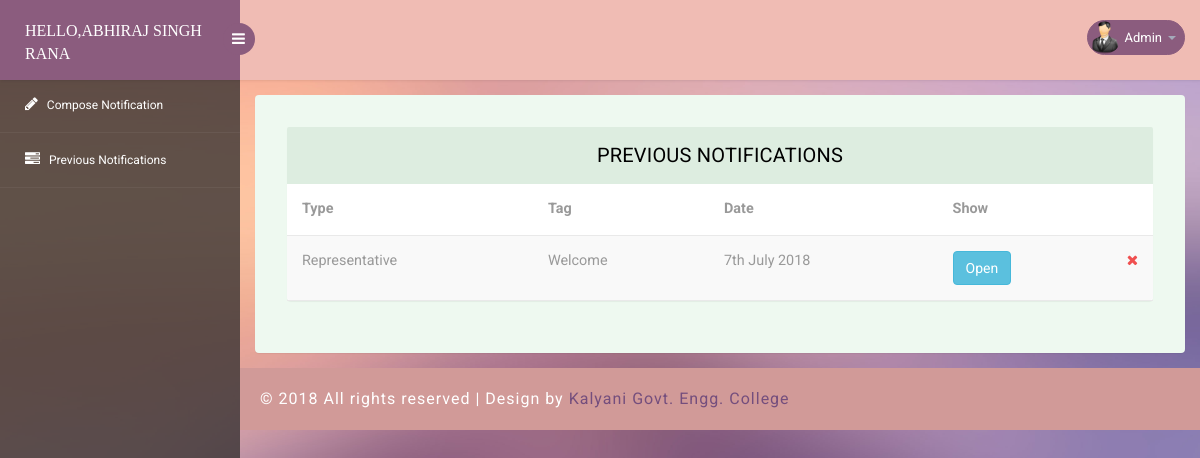
Screenshot of /admin/show_notification.php (signed in) with the database file from the repository.
### tables this page shows
CREATE TABLE IF NOT EXISTS `notice` (
  `id` int(100) NOT NULL AUTO_INCREMENT,
  `type` varchar(100) NOT NULL,
  `tag` longtext NOT NULL,
  `date` varchar(100) NOT NULL,
  `content` longtext NOT NULL,
  `dept` varchar(100) NOT NULL,
  `dept1` varchar(100) NOT NULL,
  `time` timestamp(6) NOT NULL DEFAULT CURRENT_TIMESTAMP(6),
  PRIMARY KEY (`id`)
);

### admin/show_notification.php (the view, shortened to what this page needs)
<?php
if(isset($_SESSION['var']))
{
    $dept=$_SESSION['var'];
}
else{
    echo ("<script LANGUAGE='JavaScript'>
    window.alert('Session Expired!');
    window.location='index.php';
    </script>");
}
include('../php/connection.php');
$query="SELECT * FROM `admin` WHERE dept='$dept'";
$res=mysqli_query($conn,$query);
$row=mysqli_fetch_array($res);
$query2="SELECT * FROM `notice` WHERE dept='$dept' ORDER BY id DESC";
$res2=mysqli_query($conn,$query2);
?>
<!DOCTYPE html>
<head>
<link rel="stylesheet" href="css/bootstrap.min.css" >
<link href="css/style.css" rel='stylesheet' type='text/css' />
<link href="css/style-responsive.css" rel="stylesheet"/>
<link rel="stylesheet" href="css/font.css" type="text/css"/>
<link href="css/font-awesome.css" rel="stylesheet">
</head>
<body>
<section id="container">
<header class="header fixed-top clearfix">
<div class="brand">
    <a href="#" class="logo">
        Hello,<?php echo $row['name']; ?>
    </a>
    <div class="sidebar-toggle-box">
        <div class="fa fa-bars"></div>
    </div>
</div>
<div class="top-nav clearfix">
    <ul class="nav pull-right top-menu">
        <li class="dropdown">
            <a data-toggle="dropdown" class="dropdown-toggle" href="#">
                <img alt="" src="images/2.png">
                <span class="username">Admin</span>
                <b class="caret"></b>
            </a>
        </li>
    </ul>
</div>
</header>
<aside>
    <div id="sidebar" class="nav-collapse">
        <div class="leftside-navigation">
            <ul class="sidebar-menu" id="nav-accordion">
                <li>
                    <a href="create_notification.php">
                        <i class="fa fa-pencil"></i>
                        <span>Compose Notification</span>
                    </a>
                </li>
                <li>
                    <a href="show_notification.php">
                        <i class="fa fa-tasks"></i>
                        <span>Previous Notifications</span>
                    </a>
                </li>
                           </ul>            </div>
    </div>
</aside>
<section id="main-content">
	<section class="wrapper">
		<div class="table-agile-info">
  <div class="panel panel-default">
    <div class="panel-heading">
      Previous Notifications
    </div>
    <div class="table-responsive">
      <table class="table table-striped b-t b-light">
        <thead>
          <tr>
            <th>Type</th>
            <th>Tag</th>
            <th>Date</th>
            <th>Show</th>
            <th style="width:30px;"></th>
          </tr>
        </thead>
        <tbody>
             <?php
            while($row2=mysqli_fetch_array($res2))
            {
            ?>
          <tr>
            <td><?php echo $row2['type']; ?></td>
            <td><span class="text-ellipsis"><?php echo $row2['tag']; ?></span></td>
            <td><span class="text-ellipsis"><?php echo $row2['date']; ?></span></td>
            <td>
                 <a href="representative_notice.php?id=<?php echo $row2['id'];  ?>" ><button type="button" class="btn btn-info">Open</button></a>
            </td>
            <td>
              <a href="../php/delete_notification.php?id=<?php echo $row2['id'];  ?>" class="active" ui-toggle-class=""><i class="fa fa-times text-danger text"></i></a>
            </td>
          </tr>
      <?php } ?>
        </tbody>
      </table>
  </div>
</div>
</section>
		  <div class="footer">
			<div class="wthree-copyright">
			  <p>© 2018 All rights reserved | Design by <a href="http://kgec.edu.in">Kalyani Govt. Engg. College</a></p>
			</div>
		  </div>
</section>
</section>
</body>
</html>

### rows the page displays
notice: type "Representative", tag "Welcome", date "7th July 2018"

### other values shown
$row['name'] "ABHIRAJ SINGH RANA"
